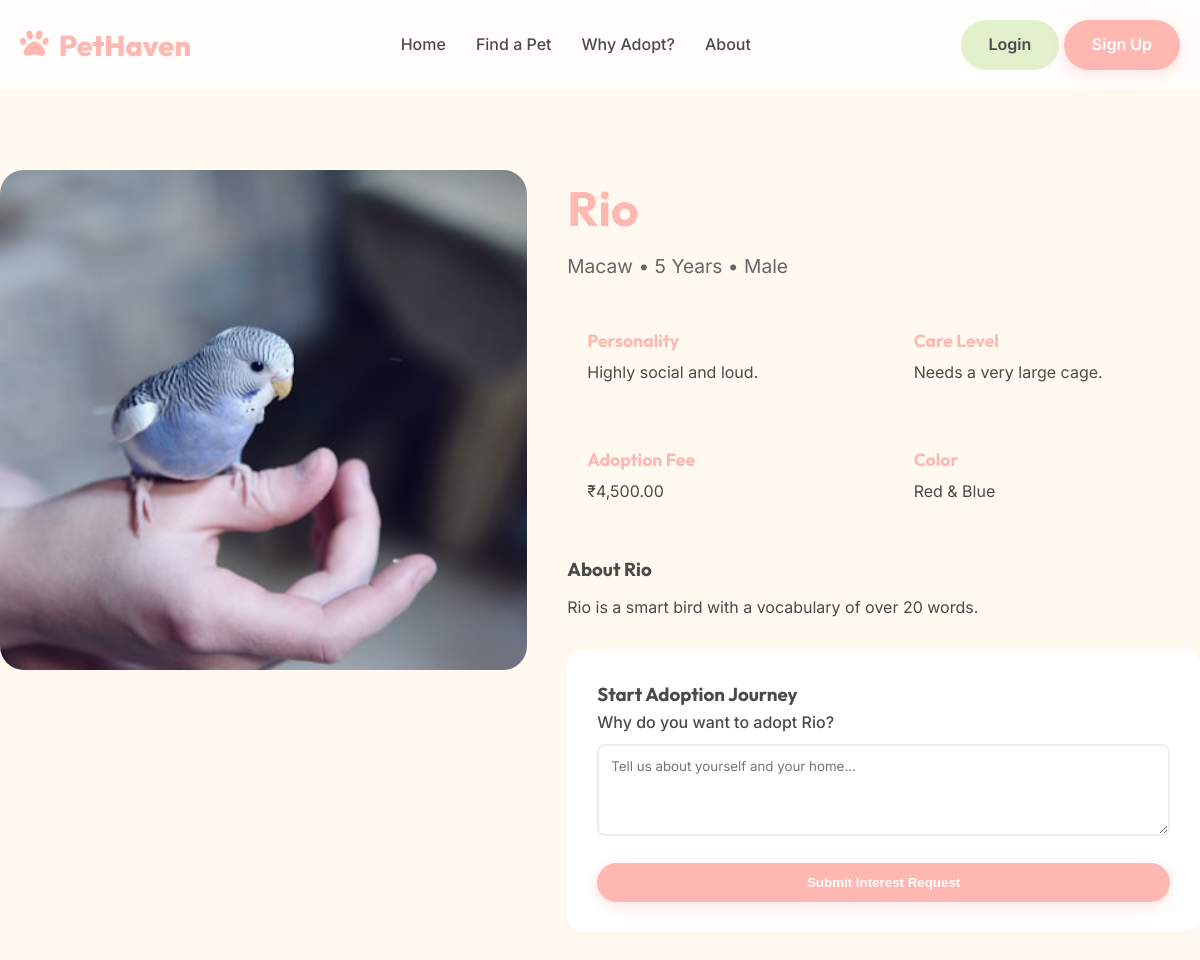
The page /pet_details.php?name=Rio on the database its author committed.
### tables this page shows
CREATE TABLE IF NOT EXISTS pets (
    name VARCHAR(100) PRIMARY KEY,
    category_name VARCHAR(50),
    breed VARCHAR(100),
    age VARCHAR(20),
    gender ENUM('Male', 'Female'),
    color VARCHAR(50),
    price DECIMAL(10, 2) DEFAULT 0.00,
    description TEXT,
    behavior TEXT,
    care_pattern TEXT,
    is_rescued BOOLEAN DEFAULT FALSE,
    image VARCHAR(255),
    status ENUM('available', 'adopted') DEFAULT 'available',
    created_at TIMESTAMP DEFAULT CURRENT_TIMESTAMP,
    FOREIGN KEY (category_name) REFERENCES categories(name)
);

### pet_details.php (the view, shortened to what this page needs)
<?php
require_once 'includes/db.php';
require_once 'includes/header.php';
$pet_name = $_GET['name'];
$stmt = $pdo->prepare("SELECT p.*, c.name as category_name FROM pets p LEFT JOIN categories c ON p.category_name = c.name WHERE p.name = ?");
$stmt->execute([$pet_name]);
$pet = $stmt->fetch(PDO::FETCH_ASSOC);
?>
<div class="container section-padding">
    <div class="hero-grid" style="grid-template-columns: 1fr 1.2fr; gap: 40px; align-items: flex-start;">
        <div>
            <div style="position: relative; border-radius: var(--radius-lg); overflow: hidden; box-shadow: var(--shadow-lg); height: 500px;">
                  <img src="<?php echo $pet['image']; ?>" style="width: 100%; height: 100%; object-fit: cover;" alt="<?php echo $pet['name']; ?>">
            </div>
        </div>
        <div class="pet-details-content">
            <h1 style="font-size: 3rem; color: var(--color-primary); margin-bottom: 5px;"><?php echo htmlspecialchars($pet['name']); ?></h1>
            <p style="font-size: 1.2rem; color: #666; margin-bottom: 25px;"><?php echo htmlspecialchars($pet['breed']); ?> • <?php echo htmlspecialchars($pet['age']); ?> • <?php echo htmlspecialchars($pet['gender']); ?></p>
            <div style="display: grid; grid-template-columns: 1fr 1fr; gap: 20px; margin-bottom: 30px;">
                <div style="background: var(--color-warm-bg); padding: 20px; border-radius: var(--radius-md);">
                     <h4 style="font-size: 1.1rem; color: var(--color-primary); margin-bottom: 5px;">Personality</h4>
                     <p><?php echo htmlspecialchars($pet['behavior']); ?></p>
                </div>
                <div style="background: var(--color-warm-bg); padding: 20px; border-radius: var(--radius-md);">
                     <h4 style="font-size: 1.1rem; color: var(--color-primary); margin-bottom: 5px;">Care Level</h4>
                     <p><?php echo htmlspecialchars($pet['care_pattern']); ?></p>
                </div>
                <div style="background: var(--color-warm-bg); padding: 20px; border-radius: var(--radius-md);">
                      <h4 style="font-size: 1.1rem; color: var(--color-primary); margin-bottom: 5px;">Adoption Fee</h4>
                      <p><?php echo $pet['price'] > 0 ? '₹'.number_format($pet['price'], 2) : 'Free Adoption'; ?></p>
                 </div>
                <div style="background: var(--color-warm-bg); padding: 20px; border-radius: var(--radius-md);">
                      <h4 style="font-size: 1.1rem; color: var(--color-primary); margin-bottom: 5px;">Color</h4>
                      <p><?php echo htmlspecialchars($pet['color']); ?></p>
                 </div>
            </div>
            <div style="margin-bottom: 30px;">
                <h3 style="margin-bottom: 10px;">About <?php echo htmlspecialchars($pet['name']); ?></h3>
                <p style="line-height: 1.6;"><?php echo nl2br(htmlspecialchars($pet['description'])); ?></p>
            </div>
            <?php if($pet['status'] == 'available'): ?>
                <div style="background: white; padding: 30px; border-radius: var(--radius-md); box-shadow: var(--shadow-card);">
                    <h3 class="mb-3">Start Adoption Journey</h3>
                    <form method="POST">
                        <div class="form-group mb-3">
                            <label style="display: block; margin-bottom: 8px;">Why do you want to adopt <?php echo htmlspecialchars($pet['name']); ?>?</label>
                            <textarea name="message" rows="4" class="form-control" placeholder="Tell us about yourself and your home..." required></textarea>
                        </div>
                        <button type="submit" name="adopt_request" class="btn btn-primary" style="width: 100%;">Submit Interest Request</button>
                    </form>
                </div>
            <?php else: ?>
                <div style="background: #f8f9fa; padding: 20px; border-radius: var(--radius-md); text-align: center;">
                    <p style="color: #888;">This pet has found a new home!</p>
                </div>
            <?php endif; ?>
        </div>
    </div>
</div>
<?php require_once 'includes/footer.php'; ?>

### style.css (style rules this page uses)
:root { --color-primary: #FFB7B2; --color-secondary: #E2F0CB; --color-accent: #C7CEEA; --color-warm-bg: #FFF9F0; --color-text-main: #4A4A4A; --color-text-light: #888888; --color-white: #ffffff; --color-danger: #FF9AA2; --color-success: #B5EAD7; --font-heading: 'Outfit', sans-serif; --font-body: 'Inter', sans-serif; --shadow-soft: 0 10px 30px rgba(0, 0, 0, 0.05); --shadow-card: 0 4px 6px rgba(0, 0, 0, 0.02); --radius-lg: 24px; --radius-md: 16px; --radius-sm: 8px; }
* { margin: 0; padding: 0; box-sizing: border-box; }
body { font-family: var(--font-body); background-color: var(--color-warm-bg); color: var(--color-text-main); line-height: 1.6; overflow-x: hidden; }
h1, h2, h3, h4, h5, h6 { font-family: var(--font-heading); font-weight: 700; color: var(--color-text-main); }
.container { max-width: 1200px; margin: 0 auto; padding: 0 20px; }
.btn { display: inline-block; padding: 12px 28px; border-radius: 50px; font-weight: 600; cursor: pointer; border: none; transition: transform 0.2s ease, box-shadow 0.2s ease; }
.btn-primary { background-color: var(--color-primary); color: var(--color-white); box-shadow: 0 4px 15px rgba(255, 183, 178, 0.4); }
.section-padding { padding: 80px 0; }
.hero-grid { display: grid; grid-template-columns: 1fr 1fr; gap: 50px; align-items: center; }
.form-group { margin-bottom: 20px; }
.form-group label { display: block; margin-bottom: 8px; font-weight: 500; }
.form-control { width: 100%; padding: 12px; border: 2px solid #eee; border-radius: var(--radius-sm); font-family: var(--font-body); transition: border-color 0.3s; }

### rows shown on the page
pets: image (picture), name "Rio", breed "Macaw", age "5 Years", gender "Male", behavior "Highly social and loud.", care_pattern "Needs a very large cage.", price "4,500.00", color "Red & Blue", description "Rio is a smart bird with a vocabulary of over 20 words."
